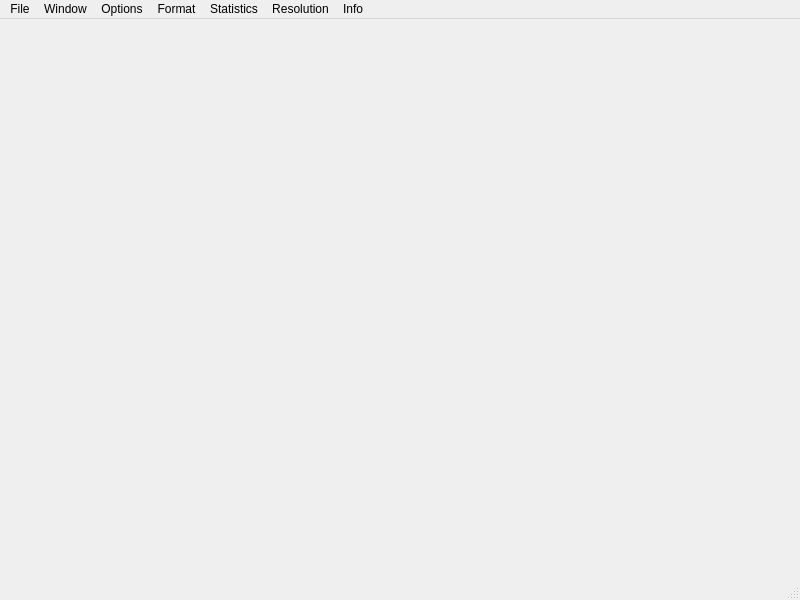
<?xml version="1.0" encoding="UTF-8"?>
<ui version="4.0">
 <class>RenderingVideoWindow</class>
 <widget class="QMainWindow" name="RenderingVideoWindow">
  <property name="geometry">
   <rect>
    <x>0</x>
    <y>0</y>
    <width>800</width>
    <height>600</height>
   </rect>
  </property>
  <property name="windowTitle">
   <string>General Test</string>
  </property>
  <widget class="QWidget" name="centralWidget"/>
  <widget class="QMenuBar" name="menuBar">
   <property name="geometry">
    <rect>
     <x>0</x>
     <y>0</y>
     <width>800</width>
     <height>25</height>
    </rect>
   </property>
   <widget class="QMenu" name="menuOptions">
    <property name="title">
     <string>Options</string>
    </property>
    <addaction name="actionCreatePIP"/>
    <addaction name="actionCreateRectangle"/>
    <addaction name="actionCreatePolygon"/>
    <addaction name="actionCreateSprite"/>
    <addaction name="actionDestroyRenderable"/>
    <addaction name="separator"/>
    <addaction name="actionCreateButton"/>
    <addaction name="actionDestroyButton"/>
    <addaction name="actionShowButtons"/>
    <addaction name="actionHideButton"/>
    <addaction name="separator"/>
    <addaction name="actionEnableCanvas"/>
   </widget>
   <widget class="QMenu" name="menuFormat">
    <property name="title">
     <string>Format</string>
    </property>
    <addaction name="actionRGB32"/>
    <addaction name="actionYUV420"/>
    <addaction name="actionYV12"/>
   </widget>
   <widget class="QMenu" name="menuStatistics">
    <property name="title">
     <string>Statistics</string>
    </property>
    <addaction name="actionCPU"/>
    <addaction name="actionMem"/>
    <addaction name="actionFPS"/>
    <addaction name="actionBandwidth"/>
   </widget>
   <widget class="QMenu" name="menuResolution">
    <property name="title">
     <string>Resolution</string>
    </property>
    <addaction name="action256x256"/>
    <addaction name="actionCIF"/>
    <addaction name="action512x512"/>
    <addaction name="actionD1"/>
    <addaction name="action720p"/>
    <addaction name="action1080p"/>
   </widget>
   <widget class="QMenu" name="menuInfo">
    <property name="title">
     <string>Info</string>
    </property>
    <addaction name="actionOpenGL"/>
    <addaction name="actionSystem"/>
   </widget>
   <widget class="QMenu" name="menuWindow">
    <property name="title">
     <string>Window</string>
    </property>
    <addaction name="actionNewWindow"/>
    <addaction name="actionChangeLayout"/>
   </widget>
   <widget class="QMenu" name="menuFile">
    <property name="title">
     <string>File</string>
    </property>
    <addaction name="actionExportReport"/>
    <addaction name="actionScreenshot"/>
   </widget>
   <addaction name="menuFile"/>
   <addaction name="menuWindow"/>
   <addaction name="menuOptions"/>
   <addaction name="menuFormat"/>
   <addaction name="menuStatistics"/>
   <addaction name="menuResolution"/>
   <addaction name="menuInfo"/>
  </widget>
  <widget class="QStatusBar" name="statusBar"/>
  <action name="actionCreatePIP">
   <property name="text">
    <string>Create PIP</string>
   </property>
  </action>
  <action name="actionChangeLayout">
   <property name="text">
    <string>Change Layout</string>
   </property>
  </action>
  <action name="actionRGB32">
   <property name="checkable">
    <bool>true</bool>
   </property>
   <property name="checked">
    <bool>false</bool>
   </property>
   <property name="text">
    <string>RGB32</string>
   </property>
  </action>
  <action name="actionYUV420">
   <property name="checkable">
    <bool>true</bool>
   </property>
   <property name="text">
    <string>YUV420</string>
   </property>
  </action>
  <action name="actionYV12">
   <property name="checkable">
    <bool>true</bool>
   </property>
   <property name="checked">
    <bool>true</bool>
   </property>
   <property name="text">
    <string>YV12</string>
   </property>
  </action>
  <action name="actionFPS">
   <property name="checkable">
    <bool>true</bool>
   </property>
   <property name="checked">
    <bool>true</bool>
   </property>
   <property name="text">
    <string>FPS</string>
   </property>
  </action>
  <action name="actionCPU">
   <property name="checkable">
    <bool>true</bool>
   </property>
   <property name="checked">
    <bool>true</bool>
   </property>
   <property name="text">
    <string>CPU</string>
   </property>
  </action>
  <action name="actionMem">
   <property name="checkable">
    <bool>true</bool>
   </property>
   <property name="checked">
    <bool>true</bool>
   </property>
   <property name="text">
    <string>Memory</string>
   </property>
  </action>
  <action name="actionCreateRectangle">
   <property name="text">
    <string>Create Rectangle</string>
   </property>
  </action>
  <action name="actionCreatePolygon">
   <property name="text">
    <string>Create Polygon</string>
   </property>
  </action>
  <action name="actionCreateSprite">
   <property name="text">
    <string>Create Sprite</string>
   </property>
  </action>
  <action name="actionDestroyRenderable">
   <property name="text">
    <string>Destroy Renderable</string>
   </property>
  </action>
  <action name="actionNewWindow">
   <property name="text">
    <string>New Window</string>
   </property>
  </action>
  <action name="actionCIF">
   <property name="checkable">
    <bool>true</bool>
   </property>
   <property name="text">
    <string>CIF</string>
   </property>
  </action>
  <action name="actionD1">
   <property name="checkable">
    <bool>true</bool>
   </property>
   <property name="text">
    <string>D1</string>
   </property>
  </action>
  <action name="action720p">
   <property name="checkable">
    <bool>true</bool>
   </property>
   <property name="text">
    <string>720p</string>
   </property>
  </action>
  <action name="action1080p">
   <property name="checkable">
    <bool>true</bool>
   </property>
   <property name="checked">
    <bool>true</bool>
   </property>
   <property name="text">
    <string>1080p</string>
   </property>
  </action>
  <action name="actionBandwidth">
   <property name="checkable">
    <bool>true</bool>
   </property>
   <property name="text">
    <string>Bandwidth</string>
   </property>
  </action>
  <action name="actionOpenGL">
   <property name="text">
    <string>OpenGL</string>
   </property>
  </action>
  <action name="actionSystem">
   <property name="text">
    <string>System</string>
   </property>
  </action>
  <action name="actionExportReport">
   <property name="text">
    <string>Export Report</string>
   </property>
  </action>
  <action name="actionCreateButton">
   <property name="text">
    <string>Create Button</string>
   </property>
  </action>
  <action name="actionDestroyButton">
   <property name="text">
    <string>Destroy Button</string>
   </property>
  </action>
  <action name="actionShowButtons">
   <property name="text">
    <string>Show Buttons</string>
   </property>
  </action>
  <action name="actionHideButton">
   <property name="text">
    <string>Hide Button</string>
   </property>
  </action>
  <action name="actionScreenshot">
   <property name="text">
    <string>Screenshot</string>
   </property>
  </action>
  <action name="action256x256">
   <property name="checkable">
    <bool>true</bool>
   </property>
   <property name="text">
    <string>256 x 256</string>
   </property>
  </action>
  <action name="action512x512">
   <property name="checkable">
    <bool>true</bool>
   </property>
   <property name="text">
    <string>512 x 512</string>
   </property>
  </action>
  <action name="actionEnableCanvas">
   <property name="checkable">
    <bool>true</bool>
   </property>
   <property name="text">
    <string>Enable Canvas</string>
   </property>
  </action>
 </widget>
 <layoutdefault spacing="6" margin="11"/>
 <resources/>
 <connections/>
</ui>
